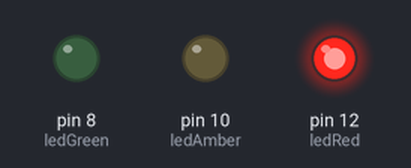
Simulated run of this sketch. Board: Arduino Uno, built with avr-gcc and run on an emulated ATmega328P. Shown: output pins drawn as LEDs (lit = HIGH).

Above: at 5.0 s.
At 13.5 s:
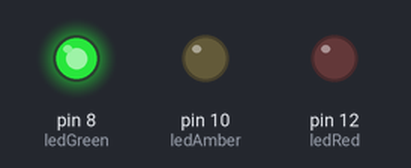
At 18.5 s:
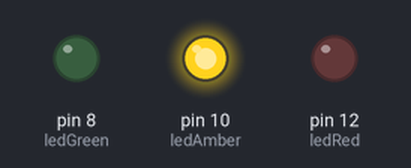
Timing chart, 0 to 26.0 s (numbered marks = the images above):
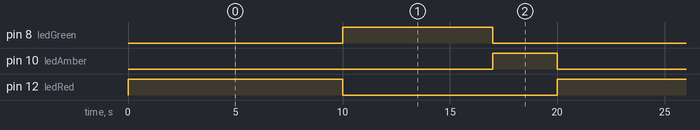

The sketch:

traffic_light.ino
```cpp
/*
  Simple NZ traffic light signal
 */

// Have three leds, using pins 12, 10 and 8, and connected to ground via a resistor
int ledRed = 12;
int ledAmber = 10;
int ledGreen = 8;

// the setup routine runs once when you press reset:
void setup() {
  // initialize the digital pins as an output.
  pinMode(ledRed, OUTPUT);
  pinMode(ledAmber, OUTPUT);
  pinMode(ledGreen, OUTPUT);
}

// the loop routine runs over and over again forever:
void loop() {

  // RED ON
  // ======
  // Turn on red (HIGH is the voltage level)
  digitalWrite(ledAmber, LOW);
  digitalWrite(ledGreen, LOW);
  digitalWrite(ledRed, HIGH);
  // Red stays on for 10 seconds
  delay(10000);

  // GREEN ON
  // ========
  // Turn off red by making the voltage LOW, and immediately turn on green
  digitalWrite(ledRed, LOW);
  digitalWrite(ledGreen, HIGH);
  // Stay on for 7 seconds
  delay(7000);

  // AMBER ON
  // ========
  // Turn off green and turn on amber
  digitalWrite(ledGreen, LOW);
  digitalWrite(ledAmber, HIGH);

  // Amber stays on for 3 seconds
  delay(3000);
}
```

Measured:
- by itself, pin 8 (ledGreen): alternates HIGH for 7.0 s and LOW for 13.0 s
- by itself, pin 10 (ledAmber): alternates HIGH for 3.0 s and LOW for 17.0 s
- by itself, pin 12 (ledRed): alternates HIGH for 10.0 s and LOW for 10.0 s
